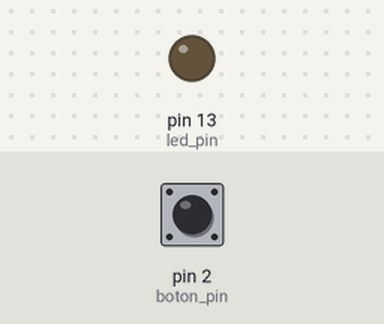
Simulated run of this program. Board: MicroPython board. Parts: output pins drawn as LEDs (lit = HIGH). The test bench sets the inputs (shaded band); at power-on: pin 2 (boton_pin) LOW.

Above: at 1.2 s.
1.3 s: pin 2 (boton_pin) pulled HIGH for 0.15 s
At 1.4 s:
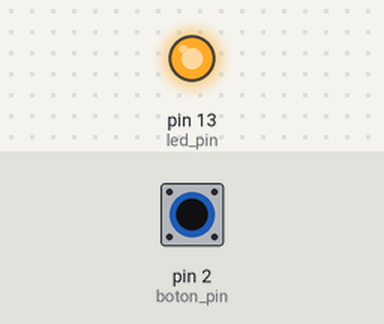
3.0 s: pin 2 (boton_pin) pulled HIGH for 3.2 s
At 6.8 s:
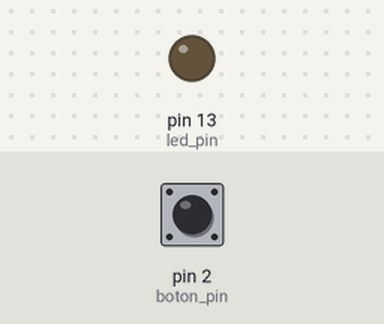
Timing chart, 0 to 8.3 s (numbered marks = the images above; inputs shaded):
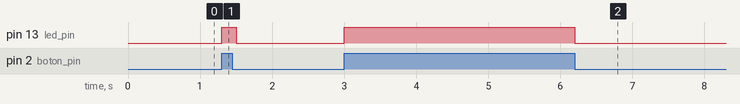

The program:

main.py
```python
from machine import Pin
import time

# Definir los pines para el botón y el LED
boton_pin = Pin(2, Pin.IN)  # Pin del botón conectado a D2
led_pin = Pin(13, Pin.OUT)   # Pin del LED conectado a D13

while True:
    # Leer el estado del botón
    estado_boton = boton_pin.value()

    # Si el botón está presionado, encender el LED
    if estado_boton == 1:
        led_pin.on()
    else:
        led_pin.off()

    # Esperar un breve período de tiempo antes de volver a leer el botón
    time.sleep(0.1)
```

Measured:
- after the input at 1.3 s, pin 13 (led_pin): LOW → HIGH at once, → LOW 0.20 s later
- after the input at 3.0 s, pin 13 (led_pin): LOW → HIGH at once, → LOW 3.2 s later
